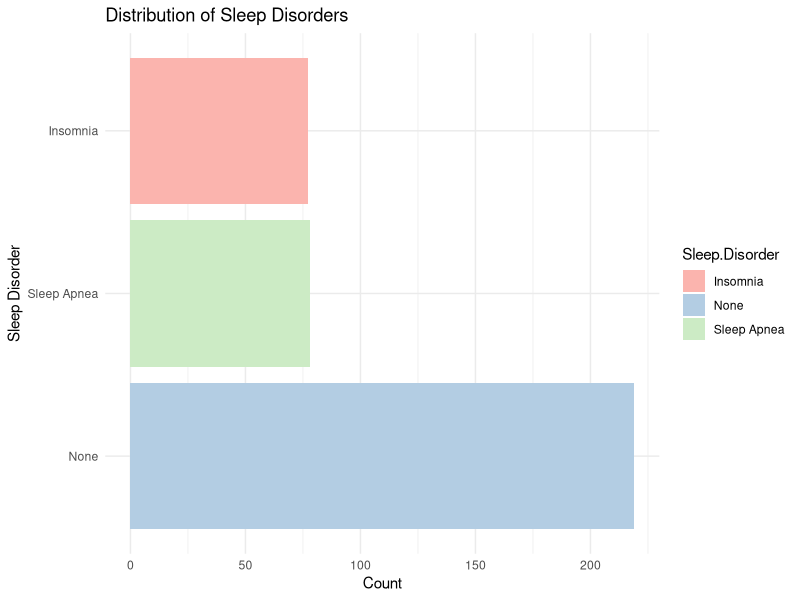
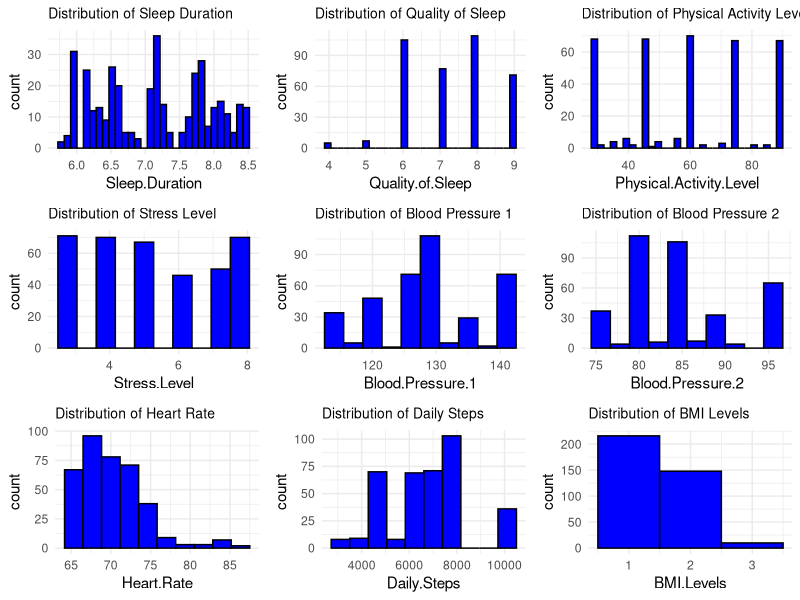
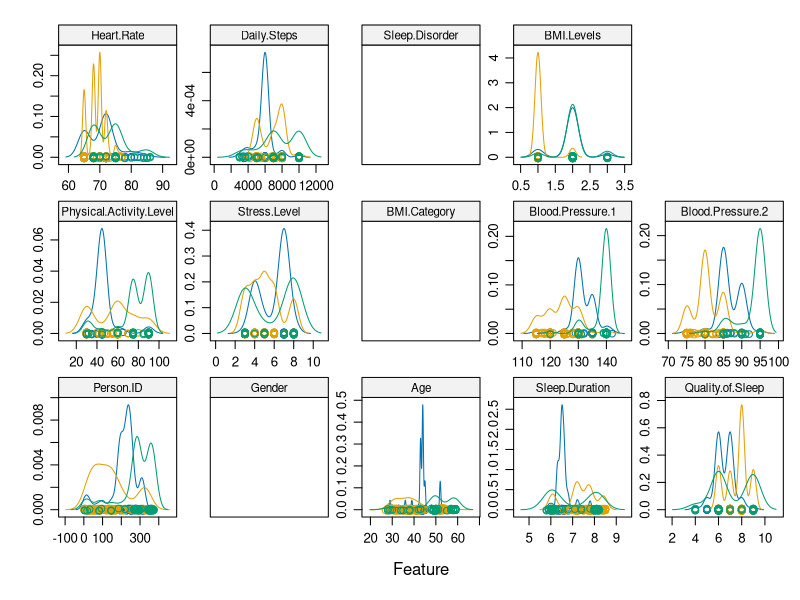

The R source for these figures, in order: (Note: this script raises an error after producing the figures.)
## ---- chunk 1
knitr::opts_chunk$set(echo = TRUE)
library(randomForest)

## ---- chunk 2
#loading libraries
library(tidyverse)
library(caret)
library(skimr)
library(gridExtra)
library(knitr)
## ---- chunk 3
#loading the data set
Sleep_dataset <- read.csv('Data/Sleep_health_and_lifestyle_dataset.csv')
# Display the first few rows of the dataset
head(Sleep_dataset)
# Summary of the dataset
summary(Sleep_dataset)
# Checking for missing values
sum(is.na(Sleep_dataset))
## ---- chunk 4
# Count the frequency of each sleep disorder category
sleep_disorder_freq <- as.data.frame(table(Sleep_dataset$Sleep.Disorder))
names(sleep_disorder_freq) <- c("Sleep.Disorder", "Count")

# Create a bar plot
ggplot(sleep_disorder_freq, aes(x = reorder(Sleep.Disorder, -Count), y = Count, fill = Sleep.Disorder)) +
  geom_bar(stat = "identity") +
  theme_minimal() +
  labs(title = "Distribution of Sleep Disorders",
       x = "Sleep Disorder",
       y = "Count") +
  scale_fill_brewer(palette = "Pastel1") +
  coord_flip() # Flip the coordinates for a horizontal bar plot
## ---- chunk 5

# Calculating Descriptive Statistics
descriptive_stats <- Sleep_dataset %>%
  summarise(across(c(Age, Sleep.Duration, Quality.of.Sleep, Physical.Activity.Level, 
                     Stress.Level, Blood.Pressure.1, Blood.Pressure.2, 
                     Heart.Rate, Daily.Steps, BMI.Levels),
                   list(mean = ~mean(., na.rm = TRUE), 
                        sd = ~sd(., na.rm = TRUE),
                        min = ~min(., na.rm = TRUE),
                        max = ~max(., na.rm = TRUE)))) 

## ---- chunk 6
# Create a data frame with the provided statistics
statistics <- data.frame(
  Variable = c("Age", "Quality of Sleep", "Physical Activity Level", "Stress Level",
               "Daily Steps", "BMI Levels", "Blood Pressure 1", "Blood Pressure 2",
               "Heart Rate", "Sleep Duration"),
  Mean = c(42, 7, 59, 5, 6816, 1, 128, 84, 70, 7.1),
  Standard_Deviation = c(8, 1, 20, 1, 1617, 0.5, 7, 6, 4, 0.79),
  Range = c("27 to 59", "4 to 9", "30 to 90", "3 to 8", "3000 to 10000", "1 to 3",
            "115 to 142", "75 to 95", "65 to 86", "5.8 to 8.5")
)

# Use knitr to create a kable for a nice-looking table
kable(statistics, caption = "Summary Statistics of Predictor Variables", align = c('l', 'c', 'c', 'c'))

## ---- chunk 7
# Adjust the size of ggtitle
title_size <- 10 
# Sleep Duration
p1 <- ggplot(Sleep_dataset, aes(x = Sleep.Duration)) +
  geom_histogram(bins = 30, fill = "blue", color = "black") +
  ggtitle("Distribution of Sleep Duration") +
  theme_minimal()+
  theme(plot.title = element_text(size = title_size))

# Quality of Sleep
p2 <- ggplot(Sleep_dataset, aes(x = Quality.of.Sleep)) +
  geom_histogram(bins = 30, fill = "blue", color = "black") +
  ggtitle("Distribution of Quality of Sleep") +
  theme_minimal()+
  theme(plot.title = element_text(size = title_size))

# Physical Activity Level
p3 <- ggplot(Sleep_dataset, aes(x = Physical.Activity.Level)) +
  geom_histogram(bins = 30, fill = "blue", color = "black") +
  ggtitle("Distribution of Physical Activity Level") +
  theme_minimal()+
  theme(plot.title = element_text(size = title_size))

# Stress Level
p4 <- ggplot(Sleep_dataset, aes(x = Stress.Level)) +
  geom_histogram(bins = 10, fill = "blue", color = "black") +
  ggtitle("Distribution of Stress Level") +
  theme_minimal()+
  theme(plot.title = element_text(size = title_size))

# Blood Pressure 1
p5 <- ggplot(Sleep_dataset, aes(x = Blood.Pressure.1)) +
  geom_histogram(bins = 10, fill = "blue", color = "black") +
  ggtitle("Distribution of Blood Pressure 1") +
  theme_minimal()+
  theme(plot.title = element_text(size = title_size))

# Blood Pressure 2
p6 <- ggplot(Sleep_dataset, aes(x = Blood.Pressure.2)) +
  geom_histogram(bins = 10, fill = "blue", color = "black") +
  ggtitle("Distribution of Blood Pressure 2") +
  theme_minimal()+
  theme(plot.title = element_text(size = title_size))

# Heart Rate
p7 <- ggplot(Sleep_dataset, aes(x = Heart.Rate)) +
  geom_histogram(bins = 10, fill = "blue", color = "black") +
  ggtitle("Distribution of Heart Rate") +
  theme_minimal()+
  theme(plot.title = element_text(size = title_size))

# Daily Steps
p8 <- ggplot(Sleep_dataset, aes(x = Daily.Steps)) +
  geom_histogram(bins = 10, fill = "blue", color = "black") +
  ggtitle("Distribution of Daily Steps") +
  theme_minimal()+
  theme(plot.title = element_text(size = title_size))

# BMI Levels
p9 <- ggplot(Sleep_dataset, aes(x = BMI.Levels)) +
  geom_histogram(bins = 3, fill = "blue", color = "black") +
  ggtitle("Distribution of BMI Levels") +
  theme_minimal()+
  theme(plot.title = element_text(size = title_size))

# Arrange the plots into a grid
grid.arrange(p1, p2, p3, p4, p5, p6, p7, p8, p9, ncol = 3)

## ---- chunk 8

set.seed(100)
# Ensure that the column name is exactly as it appears in the dataframe, including case sensitivity

trainRowNumbers <- createDataPartition(y = Sleep_dataset$Sleep.Disorder, p = 0.8, list = FALSE)
trainData <- Sleep_dataset[trainRowNumbers, ]
testData <- Sleep_dataset[-trainRowNumbers, ]

# Assuming that 'Sleep.Disorder' is not the 14th column and that you have 13 predictor variables
x <- trainData[, -which(names(trainData) == "Sleep.Disorder")] # predictor variables
y <- trainData$Sleep.Disorder # response variable
## ---- chunk 9
# Dropping the 'Occupation' column from the training data
trainData <- trainData[ , !(names(trainData) %in% c("Occupation"))]

# Display the first few rows of the modified training dataset
head(trainData)

## ---- chunk 10

# Make sure these column indices or names correctly correspond to the columns in trainData
selected_features <- c(1:14)

# Create a density plot using selected features
featurePlot(
  x = trainData[, selected_features],
  y = as.factor(trainData$Sleep.Disorder),
  plot = "density",
  strip = strip.custom(par.strip.text = list(cex = 0.7)),
  scales = list(x = list(relation = "free"), y = list(relation = "free"))
)

# Set seed for reproducibility
set.seed(100)

# Define the sizes for recursive feature elimination
# Adjust the range based on the number of features you have
subsets <- c(1:5, 10, 15, length(selected_features))

# Define control parameters for recursive feature elimination
ctrl <- rfeControl(
  functions = rfFuncs, # Ensure rfFuncs is appropriate for your model type
  method = "repeatedcv",
  repeats = 5,
  verbose = FALSE
)

# Perform recursive feature elimination
# Ensure that rfFuncs is compatible with your model type (randomForest in this case)
lmProfile <- rfe(
  x = trainData[, selected_features],
  y = as.factor(trainData$Sleep.Disorder),
  sizes = subsets,
  rfeControl = ctrl
)

# Print the profile of the recursive feature elimination
print(lmProfile)
## ---- chunk 11
skimmed <- skim(trainData)

## ---- chunk 12
# Run algorithms using 10-fold cross validation
trainData$Sleep.Disorder <- as.factor(trainData$Sleep.Disorder)
control <- trainControl(method = "repeatedcv", number = 10, repeats = 3)
metric <- "Accuracy"
## ---- chunk 13
#Train model using RF
set.seed(100)
model_rf = train(Sleep.Disorder~., data = trainData, method ='rf', trControl = control, metric = metric)
model_rf

## ---- chunk 14

Sleep_dataset$Sleep.Disorder <- as.factor(Sleep_dataset$Sleep.Disorder)
model <- randomForest(Sleep.Disorder ~ Age + Gender + Sleep.Duration +Quality.of.Sleep+Stress.Level+Physical.Activity.Level+BMI.Levels+Daily.Steps, data = Sleep_dataset)
# Save the model to an RDS file
saveRDS(model,"model_RF.rds")

## ---- chunk 15
# Train model using KNN
model_kNN = train(Sleep.Disorder~., data = trainData, method ='knn', trControl = control, metric = metric)
model_kNN
## ---- chunk 16
# Train model using SVM
model_SVM = train(Sleep.Disorder~., data = trainData, method ='svmRadial', trControl = control, metric = metric)
model_SVM
## ---- chunk 17
# Train model using LDA
model_LDA = train(Sleep.Disorder~., data = trainData, method ='lda', trControl = control, metric = metric)
model_LDA
## ---- chunk 18
models_compare <- resamples(list(RF=model_rf, kNN=model_kNN, SVMLinear=model_SVM, LDA=model_LDA))

summary(models_compare)

scales <- list(x=list(relation="free"), y=list(relation="free"))
bwplot(models_compare, scales=scales)
## ---- chunk 19
predicted = predict(model_rf, testData)
confusionMatrix(reference = as.factor(testData$Sleep.Disorder), data = predicted)

predicted = predict(model_kNN, testData)
confusionMatrix(reference = as.factor(testData$Sleep.Disorder), data = predicted)

predicted = predict(model_SVM, testData)
confusionMatrix(reference = as.factor(testData$Sleep.Disorder), data = predicted)

predicted = predict(model_LDA, testData)
confusionMatrix(reference = as.factor(testData$Sleep.Disorder), data = predicted)
## ---- chunk 20
# Create a data frame with the accuracy statistics for each model
accuracy_stats <- data.frame(
  Model = c("RF", "kNN", "SVMLinear", "LDA"),
  Min = c(0.8333333, 0.7241379, 0.7931034, 0.8000000),
  First_Qu = c(0.9000000, 0.8333333, 0.8666667, 0.8688172),
  Median = c(0.9310345, 0.8666667, 0.9000000, 0.9000000),
  Mean = c(0.9214661, 0.8691335, 0.9001505, 0.9043112),
  Third_Qu = c(0.9354839, 0.9024194, 0.9333333, 0.9321839),
  Max = c(1.0000000, 0.9677419, 1.0000000, 1.0000000)
)

# Use knitr to create a kable for a nice-looking table of accuracy statistics
accuracy_table <- kable(accuracy_stats, 
                        caption = "Accuracy Statistics for Each Model", 
                        align = c('l', 'r', 'r', 'r', 'r', 'r', 'r'))

# Print the table
accuracy_table
